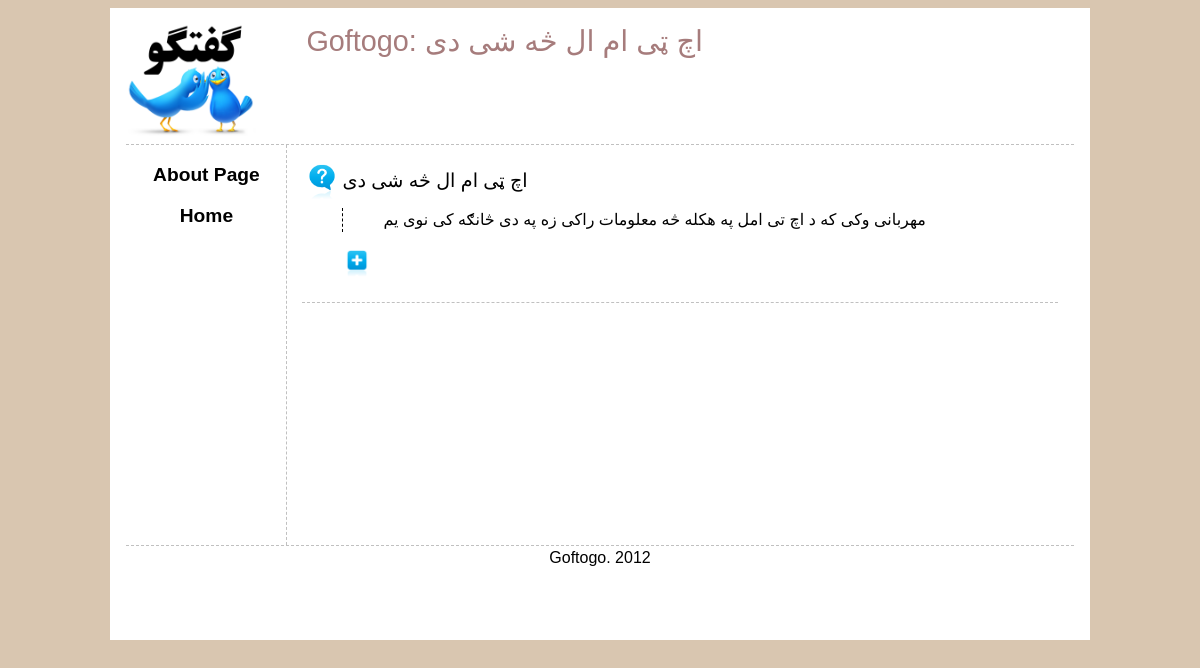
The app's page /main/qshow/3 with its own data.
### tables this page shows
CREATE TABLE IF NOT EXISTS `Question` (
  `questionID` int(11) NOT NULL AUTO_INCREMENT,
  `catID` int(11) DEFAULT NULL,
  `userID` int(11) DEFAULT NULL,
  `title` varchar(140) NOT NULL,
  `body` text NOT NULL,
  `rank` int(11) NOT NULL DEFAULT '0',
  `postedDate` date DEFAULT NULL,
  PRIMARY KEY (`questionID`)
);

### application/controllers/main.php (called while the page is built, shortened)
<?php
class Main extends CI_Controller {
	public function __construct() {
		$this -> load -> model('question_model');
		$this -> load -> model('answer_model');
	}
	public function _loadviews($body_view, $data) {
		$this -> load -> view('templates/header', $data);
		$this -> load -> view('header/default');
		$this -> load -> view('leftnav/default');
		$this -> load -> view('body/' . $body_view, $data);
		$this -> load -> view('templates/footer');
	}
	public function qshow($qid) {
		$data['question'] = $this -> question_model -> get_details($qid);
		$data['title'] = 'Goftogo: ' . $data['question'] -> title;
		$data['answers'] = $this -> answer_model -> get_answers($qid);
		$data['backlink'] = $this -> session -> userdata('backlink');
		$this -> _loadviews('qdetails', $data);
	}
}

### index.php (called while the page is built, shortened)
<?php
require_once BASEPATH.'core/CodeIgniter.php';

### application/models/question_model.php (called while the page is built, shortened)
<?php
class Question_model extends CI_Model {
	public function get_details($qid) {
		$query = $this -> db -> get_where('Question', array('questionID' => $qid));
		return $query -> first_row();
	}
}

### application/views/body/qdetails.php (the view, shortened to what this page needs)
<div id="body">
<div class="question">
		<h3><?php echo $question->title; ?></h3>
		<p><?php echo $question->body; ?></p>
<div id="ajaxresult">
<form action="<?php echo site_url(); ?>/ajax/getcomments" method="POST">
<input type="image" title="load comments" src=<?php echo base_url('img/icons/plus.png'); ?> width=30 name="submitit" id="submitit" onclick="return false" />
</form>
</div>
</div>
</div>

### css/main.css (style rules this page uses)
body { background: #D9C6B0; font: normal 100% sans-serif; line-height: 1.5; color: black; }
a { text-decoration: none; color: black; }
h1, h2, h3, h4, h5, h6 { text-decoration: none; color: #A67C7C; margin: 0; padding: 0; }
h3 { font: normal 120% sans-serif; color: black; }
#body { margin-left: 10em; margin-bottom: 50px; margin-top: 100px min-height :400px; padding: 1em; }
.question, .answer, .comment { border-bottom-width: 1px; border-bottom-style: dashed; border-color: silver; padding: 0.5em; text-align: justify; }
.question { padding-left: 2.5em; background: transparent url(../img/icons/question.png) no-repeat top left; background-size: 40px; }
.question p { border-left-width: 1px; border-left-style: dashed; padding-left: 2.5em; }

### records on screen
question: title "اچ ټی ام ال څه شی دی", body "مهربانی وکی که د اچ تی امل په هکله څه معلومات راکی زه په دی څانګه کی نوی یم"

### other values on screen
$title "Goftogo: اچ ټی ام ال څه شی دی"
anchor('main/view/about',"About Page") "About Page"
anchor('',"Home") "Home"
